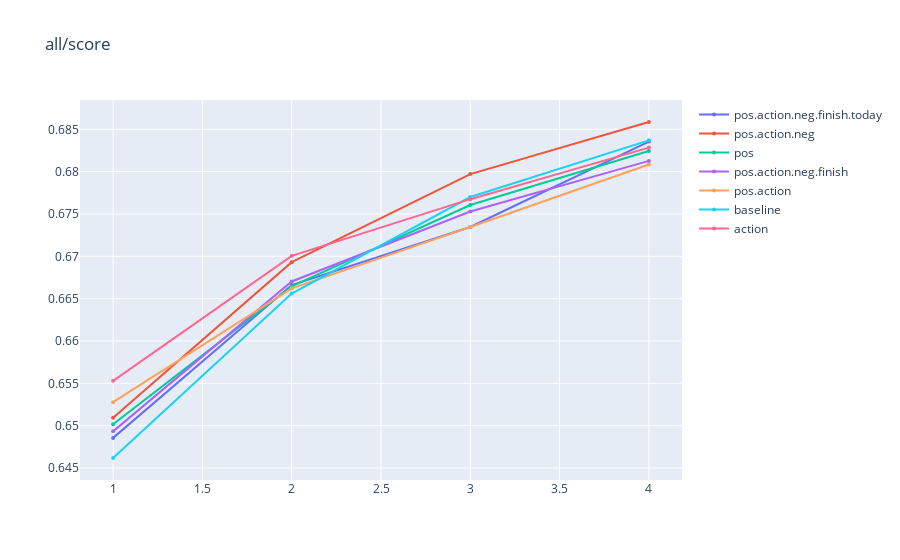
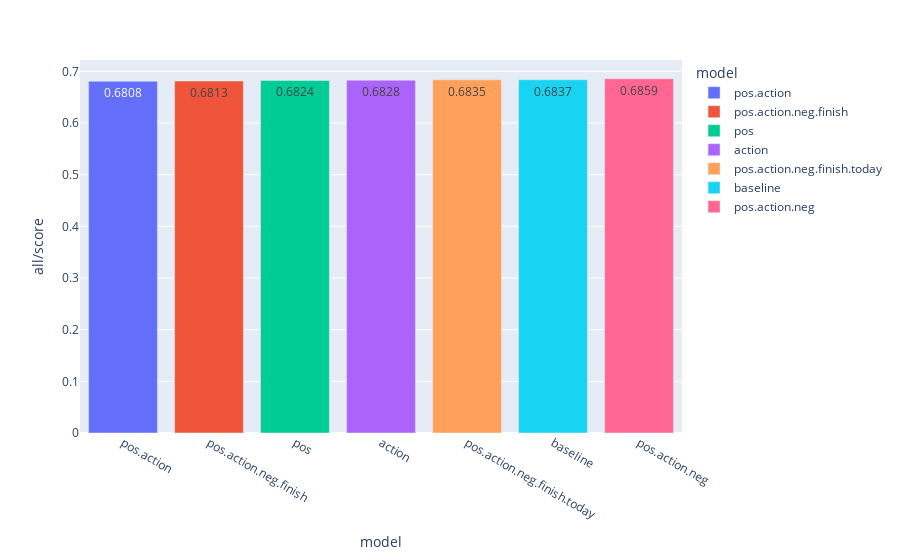

Here is the notebook cell these charts were saved with, in order:
### Code cell
# models = ['doc', 'feed', 'feed.freeze']
models = []
show('all')

### Figure 1 — Plotly figure (JSON) as saved in the notebook; plotly's stock layout.template omitted (floating-point values rounded to 4 significant figures)
{"data": [{"hoverlabel": {"namelength": -1}, "hovertext": ["Thu Aug 12,10:47 ", "Thu Aug 12,10:49 ", "Thu Aug 12,10:51 ", "Thu Aug 12,10:53 "], "line": {"shape": "spline", "smoothing": 0}, "marker": {"size": 4}, "mode": "lines+markers", "name": "pos.action.neg.finish.today", "type": "scatter", "x": [1, 2, 3, 4], "y": [0.6486, 0.6666, 0.6735, 0.6835]}, {"hoverlabel": {"namelength": -1}, "hovertext": ["Thu Aug 12,10:47 ", "Thu Aug 12,10:49 ", "Thu Aug 12,10:50 ", "Thu Aug 12,10:52 "], "line": {"shape": "spline", "smoothing": 0}, "marker": {"size": 4}, "mode": "lines+markers", "name": "pos.action.neg", "type": "scatter", "x": [1, 2, 3, 4], "y": [0.6509, 0.6693, 0.6797, 0.6859]}, {"hoverlabel": {"namelength": -1}, "hovertext": ["Thu Aug 12,10:46 ", "Thu Aug 12,10:47 ", "Thu Aug 12,10:49 ", "Thu Aug 12,10:50 "], "line": {"shape": "spline", "smoothing": 0}, "marker": {"size": 4}, "mode": "lines+markers", "name": "pos", "type": "scatter", "x": [1, 2, 3, 4], "y": [0.6502, 0.6664, 0.6761, 0.6824]}, {"hoverlabel": {"namelength": -1}, "hovertext": ["Thu Aug 12,10:47 ", "Thu Aug 12,10:49 ", "Thu Aug 12,10:51 ", "Thu Aug 12,10:53 "], "line": {"shape": "spline", "smoothing": 0}, "marker": {"size": 4}, "mode": "lines+markers", "name": "pos.action.neg.finish", "type": "scatter", "x": [1, 2, 3, 4], "y": [0.6493, 0.667, 0.6753, 0.6813]}, {"hoverlabel": {"namelength": -1}, "hovertext": ["Thu Aug 12,10:47 ", "Thu Aug 12,10:48 ", "Thu Aug 12,10:50 ", "Thu Aug 12,10:51 "], "line": {"shape": "spline", "smoothing": 0}, "marker": {"size": 4}, "mode": "lines+markers", "name": "pos.action", "type": "scatter", "x": [1, 2, 3, 4], "y": [0.6528, 0.6662, 0.6735, 0.6808]}, {"hoverlabel": {"namelength": -1}, "hovertext": ["Thu Aug 12,10:04 ", "Thu Aug 12,10:05 ", "Thu Aug 12,10:06 ", "Thu Aug 12,10:08 "], "line": {"shape": "spline", "smoothing": 0}, "marker": {"size": 4}, "mode": "lines+markers", "name": "baseline", "type": "scatter", "x": [1, 2, 3, 4], "y": [0.6462, 0.6656, 0.677, 0.6837]}, {"hoverlabel": {"namelength": -1}, "hovertext": ["Thu Aug 12,10:47 ", "Thu Aug 12,10:48 ", "Thu Aug 12,10:49 ", "Thu Aug 12,10:51 "], "line": {"shape": "spline", "smoothing": 0}, "marker": {"size": 4}, "mode": "lines+markers", "name": "action", "type": "scatter", "x": [1, 2, 3, 4], "y": [0.6553, 0.6701, 0.6768, 0.6828]}], "layout": {"hovermode": "x", "title": {"text": "all/score"}}}

### Figure 2 — Plotly figure (JSON) as saved in the notebook; plotly's stock layout.template omitted (floating-point values rounded to 4 significant figures)
{"data": [{"alignmentgroup": "True", "hovertemplate": "model=%{x}<br>all/score=%{y}<br>all/score_str=%{text}<extra></extra>", "legendgroup": "pos.action", "marker": {"color": "#636efa"}, "name": "pos.action", "offsetgroup": "pos.action", "orientation": "v", "showlegend": true, "text": ["0.6808"], "textposition": "auto", "type": "bar", "x": ["pos.action"], "xaxis": "x", "y": [0.6808], "yaxis": "y"}, {"alignmentgroup": "True", "hovertemplate": "model=%{x}<br>all/score=%{y}<br>all/score_str=%{text}<extra></extra>", "legendgroup": "pos.action.neg.finish", "marker": {"color": "#EF553B"}, "name": "pos.action.neg.finish", "offsetgroup": "pos.action.neg.finish", "orientation": "v", "showlegend": true, "text": ["0.6813"], "textposition": "auto", "type": "bar", "x": ["pos.action.neg.finish"], "xaxis": "x", "y": [0.6813], "yaxis": "y"}, {"alignmentgroup": "True", "hovertemplate": "model=%{x}<br>all/score=%{y}<br>all/score_str=%{text}<extra></extra>", "legendgroup": "pos", "marker": {"color": "#00cc96"}, "name": "pos", "offsetgroup": "pos", "orientation": "v", "showlegend": true, "text": ["0.6824"], "textposition": "auto", "type": "bar", "x": ["pos"], "xaxis": "x", "y": [0.6824], "yaxis": "y"}, {"alignmentgroup": "True", "hovertemplate": "model=%{x}<br>all/score=%{y}<br>all/score_str=%{text}<extra></extra>", "legendgroup": "action", "marker": {"color": "#ab63fa"}, "name": "action", "offsetgroup": "action", "orientation": "v", "showlegend": true, "text": ["0.6828"], "textposition": "auto", "type": "bar", "x": ["action"], "xaxis": "x", "y": [0.6828], "yaxis": "y"}, {"alignmentgroup": "True", "hovertemplate": "model=%{x}<br>all/score=%{y}<br>all/score_str=%{text}<extra></extra>", "legendgroup": "pos.action.neg.finish.today", "marker": {"color": "#FFA15A"}, "name": "pos.action.neg.finish.today", "offsetgroup": "pos.action.neg.finish.today", "orientation": "v", "showlegend": true, "text": ["0.6835"], "textposition": "auto", "type": "bar", "x": ["pos.action.neg.finish.today"], "xaxis": "x", "y": [0.6835], "yaxis": "y"}, {"alignmentgroup": "True", "hovertemplate": "model=%{x}<br>all/score=%{y}<br>all/score_str=%{text}<extra></extra>", "legendgroup": "baseline", "marker": {"color": "#19d3f3"}, "name": "baseline", "offsetgroup": "baseline", "orientation": "v", "showlegend": true, "text": ["0.6837"], "textposition": "auto", "type": "bar", "x": ["baseline"], "xaxis": "x", "y": [0.6837], "yaxis": "y"}, {"alignmentgroup": "True", "hovertemplate": "model=%{x}<br>all/score=%{y}<br>all/score_str=%{text}<extra></extra>", "legendgroup": "pos.action.neg", "marker": {"color": "#FF6692"}, "name": "pos.action.neg", "offsetgroup": "pos.action.neg", "orientation": "v", "showlegend": true, "text": ["0.6859"], "textposition": "auto", "type": "bar", "x": ["pos.action.neg"], "xaxis": "x", "y": [0.6859], "yaxis": "y"}], "layout": {"barmode": "relative", "legend": {"title": {"text": "model"}, "tracegroupgap": 0}, "margin": {"t": 60}, "xaxis": {"anchor": "y", "categoryarray": ["pos.action", "pos.action.neg.finish", "pos", "action", "pos.action.neg.finish.today", "baseline", "pos.action.neg"], "categoryorder": "array", "domain": [0, 1], "title": {"text": "model"}}, "yaxis": {"anchor": "x", "domain": [0, 1], "title": {"text": "all/score"}}}}
